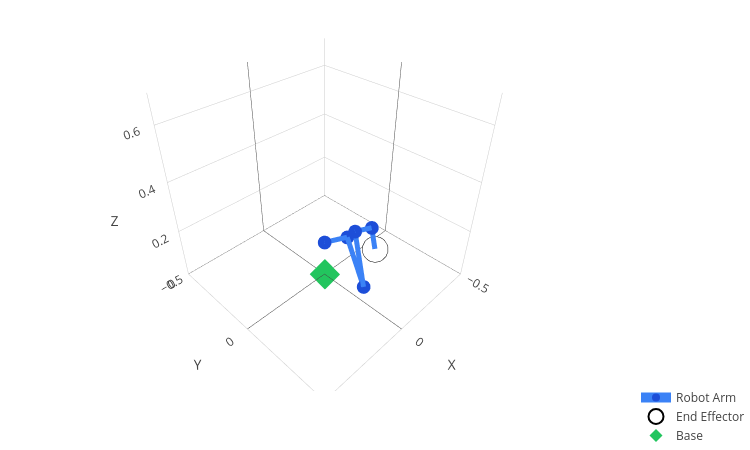

Notebook cell for this chart:
### Code cell
import plotly.graph_objects as go
import streamlit as st


angles = ik_solution
frame_matrices = UR3_arm.forward_kinematics([0.0] + angles, full_kinematics=True)
x, y, z = zip(*[m[:3, 3] for m in frame_matrices])

# --- Camera presets ---
camera_presets = {
    "Isometric": dict(x=1.5, y=1.5, z=1.2),
    "Front": dict(x=0.0, y=2.5, z=0.5),
    "Side": dict(x=2.5, y=0.0, z=0.5),
    "Top": dict(x=0.0, y=0.0, z=3.0)
}


# --- Build 3D plot ---
fig = animation_plot(x, y, z, [], UR3_arm)
fig.update_layout(
    autosize=False,
    width=750,             # fixed width
    height=450,
    margin=dict(l=0, r=0, t=0, b=0),
    legend=dict(
            x=0.98, y=0.02, xanchor='left', yanchor='top',
         ),
         scene=dict(
            aspectmode='cube',
            xaxis=dict(title='X', range=[-0.5, 0.5]),
            yaxis=dict(title='Y', range=[-0.5, 0.5]),
            zaxis=dict(title='Z', range=[0, 0.7]),
         ),
         uirevision='static_scene'  # <— prevents re-layout across reruns
      )

fig.show()

### Figure 1 — Plotly figure (JSON) as saved in the notebook; plotly's stock layout.template omitted (floating-point values rounded to 4 significant figures)
{"data": [{"line": {"color": "rgb(59, 130, 246)", "width": 10}, "marker": {"color": "rgb(29, 78, 216)", "size": 8}, "mode": "lines+markers", "name": "Robot Arm", "showlegend": true, "type": "scatter3d", "x": [0, -0.1075, -0.007623, -0.06588, -0.1425, -0.12], "y": [0, 0.05271, 0.2563, 0.1375, 0.1751, 0.221], "z": [0.1519, 0.1519, 0.06274, 0.23, 0.23, 0.166]}, {"marker": {"color": "rgb(255, 255, 255)", "line": {"color": "rgb(0, 0, 0)", "width": 2}, "size": 15}, "mode": "markers", "name": "End Effector", "showlegend": true, "type": "scatter3d", "x": [-0.12], "y": [0.221], "z": [0.166]}, {"marker": {"color": "rgb(34, 197, 94)", "size": 10, "symbol": "diamond"}, "mode": "markers", "name": "Base", "showlegend": true, "type": "scatter3d", "x": [0], "y": [0], "z": [0]}], "layout": {"autosize": false, "height": 450, "legend": {"x": 0.98, "xanchor": "left", "y": 0.02, "yanchor": "top"}, "margin": {"b": 0, "l": 0, "r": 0, "t": 0}, "scene": {"aspectmode": "cube", "xaxis": {"range": [-0.5, 0.5], "title": {"text": "X"}}, "yaxis": {"range": [-0.5, 0.5], "title": {"text": "Y"}}, "zaxis": {"range": [0, 0.7], "title": {"text": "Z"}}}, "uirevision": "static_scene", "width": 750}}
